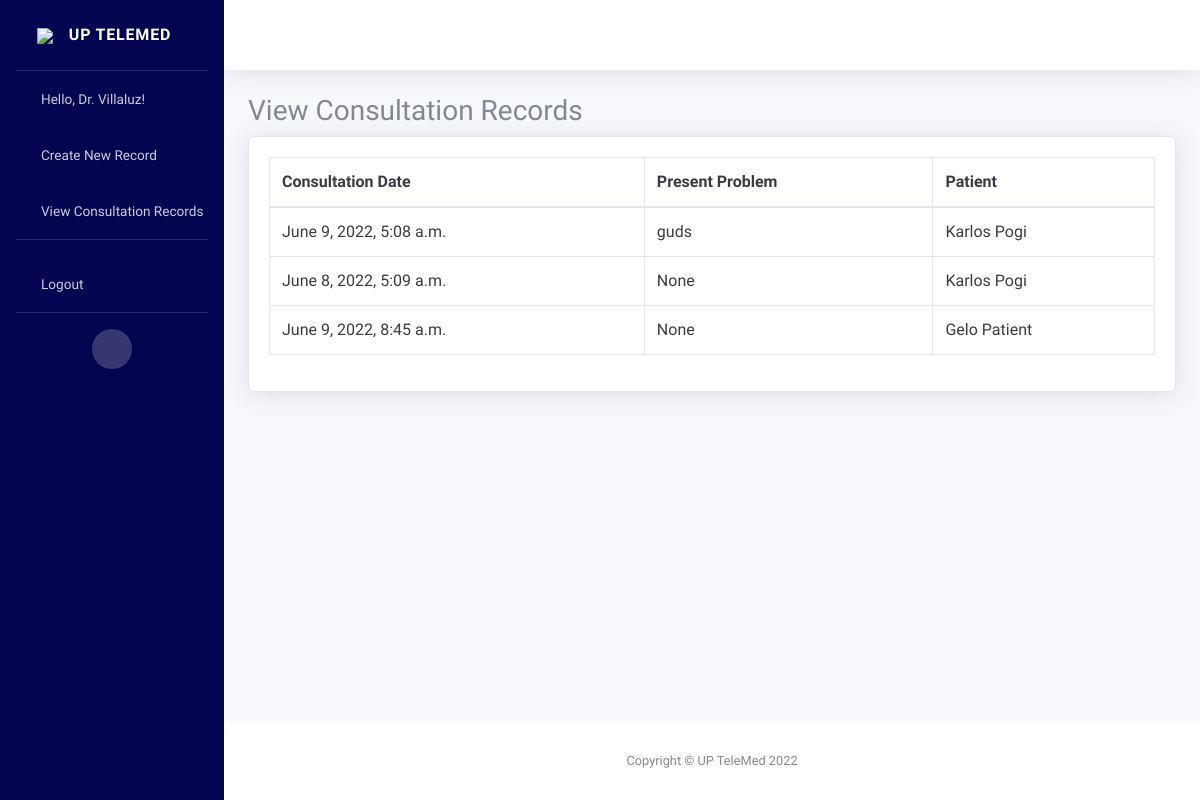
The page /consultation_record/view-record-doctor (signed in) on the database as committed earlier.
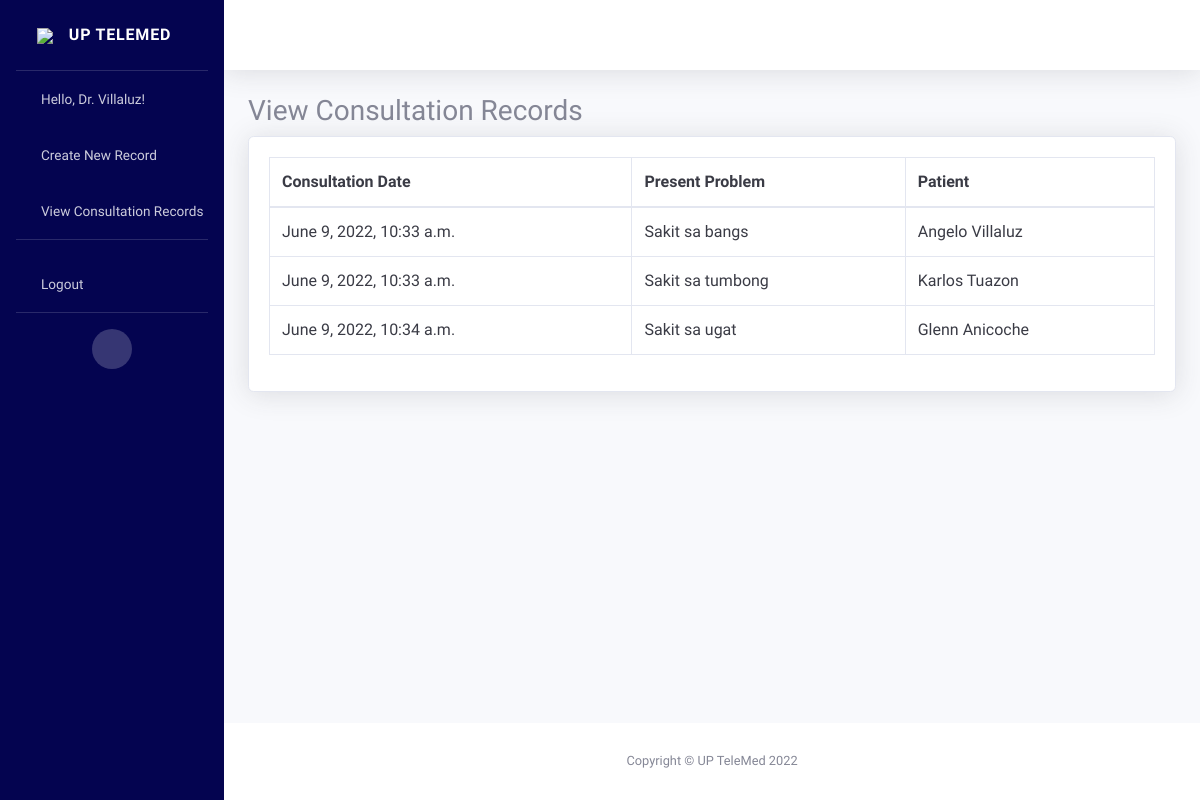
The same page on the database as committed later.
### telemedicine/models.py (models this page shows, shortened)
class Doctor(models.Model):
    SEX = (
        ('M', 'Male'),
        ('F', 'Female'),
    )
    user = models.OneToOneField(User, null=True, on_delete=models.CASCADE)
    last_name = models.CharField(max_length=100, null=True)
    first_name = models.CharField(max_length=100, null=True)
    middle_name = models.CharField(max_length=100, null=True, blank=True)
    suffix = models.CharField(max_length=2, null=True, blank=True)
    sex = models.CharField(max_length=1, null=True, choices=SEX)
    birthdate = models.DateField(null=True, blank=True)
    age = models.CharField(max_length=100, null=True, blank=True)
    cell_no = PhoneNumberField(null=True, blank=True)
    specialization = models.CharField(max_length=100, null=True, blank=True)
    hospital_affliations = models.CharField(max_length=500, null=True, blank=True)

class Patient(models.Model):
    SEX = (
        ('M', 'Male'),
        ('F', 'Female'),
    )
    user = models.OneToOneField(User, on_delete=models.CASCADE, null=True, blank=True)
    last_name = models.CharField(max_length=100, null=True)
    first_name = models.CharField(max_length=100, null=True)
    middle_name = models.CharField(max_length=100, null=True, blank=True)
    suffix = models.CharField(max_length=2, null=True, blank=True)
    sex = models.CharField(max_length=1, null=True, choices=SEX)
    birthdate = models.DateField(null=True, blank=True)
    age = models.CharField(max_length=100, null=True, blank=True)
    attending_doctor = models.ForeignKey(Doctor, related_name="docpatient", on_delete=models.CASCADE, null=True, blank=True)
    documents = models.FileField(upload_to='docus/', null=True, blank=True)
    def __str__(self):
        return self.first_name + " " + self.last_name

### consultation_record/models.py (models this page shows, shortened)
class ConsultationRecord(models.Model):
    patient = models.ForeignKey(Patient, on_delete=models.CASCADE, null=True, blank=True)
    doctor = models.ForeignKey(Doctor, on_delete=models.CASCADE, null=True, blank=True)
    consultation_date = models.DateTimeField(null=True, blank=True)
    p_address = models.CharField(max_length=100, null=True, blank=True)
    landline = models.CharField(max_length=100, null=True, blank=True)
    mobile = PhoneNumberField(max_length=100, null=True, blank=True)
    email = models.EmailField(max_length=256, null=True, blank=True)
    curr_med = models.CharField(max_length=100, null=True, blank=True)
    temp = models.CharField(max_length=100, null=True, blank=True)
    allergies = models.CharField(max_length=100, null=True, blank=True)
    pres_prob = models.CharField(max_length=100, null=True, blank=True)
    assessments = models.CharField(max_length=100, null=True, blank=True)
    plan = models.CharField(max_length=100, null=True, blank=True)
    nxt_cons_date = models.DateField(null=True, blank=True)
    link = models.CharField(max_length=100, null=True, blank=True)
    document = models.FileField(upload_to='docus/', null=True, blank=True)
    prescriptions = models.FileField(upload_to='docus/', null=True, blank=True)

### consultation_record/decorators.py (the view)
		def wrapper_func(request, *args, **kwargs):
			group = None
			if request.user.groups.exists():
				group = request.user.groups.all()[0].name
			if group in allowed_roles:
				return view_func(request, *args, **kwargs)
			else:
				return HttpResponse('You are not authorized to view this page')

### consultation_record/templatetags/auth_extras.py (called while the page is built)
@register.filter(name='has_group')
def has_group(user, group_name):
    group = Group.objects.get(name=group_name)
    return True if group in user.groups.all() else False

### consultation_record/views.py (called while the page is built)
@login_required(login_url='login')
@allowed_users(allowed_roles=['Doctor'])
def viewRecordDoctor(request):
    consultations = ConsultationRecord.objects.filter(doctor=request.user.doctor)
    data={
        'consultations':consultations,
    }
    return render(request, 'consultation_record/view-record-doctor.html', data)

### consultation_record/templates/consultation_record/view-record-doctor.html (shortened to what this page needs)
{% extends 'telemedicine/main.html' %}
{% block content %}
{% load auth_extras %}
<h1 class="h3 mb-2">View Consultation Records</h1>
<div class="card shadow mb-4">
    <div class="card-body">
        <div class="table-responsive">
            <table class="table table-hover table-bordered text-gray-900" id="dataTable" width="100%" cellspacing="0">
                <thead>
                    <tr>
                        <th>Consultation Date</th>
                        <th>Present Problem</th>
                        <th>Patient</th>
                    </tr>
                </thead>
                <tbody>
                    {% for consultation in consultations %}
                            <tr onclick="window.location='{% url 'view-record-doctor-info' consultation.id %}'">
                                <td>{{consultation.consultation_date}}</a></td>
                                <td>{{consultation.pres_prob}}</td>
                                <td>{{consultation.patient}}</td>
                            </tr>
                    {% endfor %}
                </tbody>
            </table>
        </div>
    </div>
</div>
{% endblock content %}

### telemedicine/templates/telemedicine/main.html (shortened to what this page needs)
{% load auth_extras %}
{% load static %}
<!DOCTYPE html>
<html lang="en">
<head>
    <link href="{% static 'vendor/fontawesome-free/css/all.min.css' %}" rel="stylesheet" type="text/css">
    <link href="{% static 'css/sb-admin-2.min.css' %}" rel="stylesheet">
    <link href="{% static 'vendor/datatables/dataTables.bootstrap4.min.css' %}" rel="stylesheet">
</head>
<body id="page-top">
    <div id="wrapper">
        <ul class="navbar-nav bg-gradient-primary sidebar sidebar-dark accordion" style="background:rgb(4, 4, 80)" id="accordionSidebar">
            <a class="sidebar-brand d-flex align-items-center justify-content-center" href="{% url 'home' %}">
                <div class="logo-image">
                    <img src="https://i.ibb.co/TL383RY/pexels-pixabay-40568-1.jpg" class="img-fluid">
                </div>
                <div class="sidebar-brand-text mx-3">UP TeleMed</div>
            </a>
            <hr class="sidebar-divider my-0">
            <li class="nav-item">
                {% if not user.is_authenticated %}
                <li class="nav-item {% if request.resolver_match.view_name == 'login' %}active{% endif %}">
                    <a class="nav-link" href="{% url 'login' %}">
                        <i class="fas fa-fw fa-cog"></i>
                        <span>Login</span></a>
                <li class="nav-item {% if request.resolver_match.view_name == 'register' %}active{% endif %}">
                    <a class="nav-link" href="{% url 'register' %}">
                        <i class="fas fa-fw fa-table"></i>
                        <span>Register</span></a>
                </li>
                {% else %}
                    {% if request.user|has_group:"Doctor" %}
                    <li class="nav-item {% if request.resolver_match.view_name == 'register' %}active{% endif %}">
                      <a class="nav-link" href="{% url 'home' %}">
                          <i class="fas fa-fw fa-table"></i>
                          <span>Hello, Dr. {{request.user.doctor.last_name}}!</span></a>
                    </li>
                    <li class="nav-item {% if request.resolver_match.view_name == 'register' %}active{% endif %}">
                      <a class="nav-link" href="{% url 'create-record' %}">
                          <i class="fas fa-fw fa-plus"></i>
                          <span>Create New Record</span></a>
                    </li>
                    <li class="nav-item {% if request.resolver_match.view_name == 'register' %}active{% endif %}">
                        <a class="nav-link" href="{% url 'view-record-doctor' %}">
                            <i class="fas fa-fw fa-address-card"></i>
                            <span>View Consultation Records</span></a>
                    </li>
                    {% endif %}
                {% endif %}
            </li>
            {% if user.is_authenticated %}
            <hr class="sidebar-divider">
            <li class="nav-item">
                <a class="nav-link" href="{% url 'logout' %}">
                    <i class="fas fa-fw fa-sign-out-alt"></i>
                    <span>Logout</span></a>
            </li>
            {% endif %}
            <hr class="sidebar-divider d-none d-md-block">
            <div class="text-center d-none d-md-inline">
                <button class="rounded-circle border-0" id="sidebarToggle"></button>
            </div>
        </ul>
        <div id="content-wrapper" class="d-flex flex-column">
            <div id="content">
                <nav class="navbar navbar-expand navbar-light bg-white topbar mb-4 static-top shadow">
                </nav>
                <div class="container-fluid">
                    {% block content %}
                    {% endblock content %}
                </div>
            </div>
            <footer class="sticky-footer bg-white">
                <div class="container my-auto">
                    <div class="copyright text-center my-auto">
                        <span>Copyright &copy; UP TeleMed 2022</span>
                    </div>
                </div>
            </footer>
        </div>
    </div>
</body>
</html>

Rows that differ between the two databases and show on the page:
removed ConsultationRecord: consultation_date "June 9, 2022, 5:08 a.m.", pres_prob "guds", patient "Karlos Pogi"
removed ConsultationRecord: consultation_date "June 8, 2022, 5:09 a.m.", pres_prob "None", patient "Karlos Pogi"
removed ConsultationRecord: consultation_date "June 9, 2022, 8:45 a.m.", pres_prob "None", patient "Gelo Patient"
added ConsultationRecord: consultation_date "June 9, 2022, 10:33 a.m.", pres_prob "Sakit sa bangs", patient "Angelo Villaluz"
added ConsultationRecord: consultation_date "June 9, 2022, 10:33 a.m.", pres_prob "Sakit sa tumbong", patient "Karlos Tuazon"
added ConsultationRecord: consultation_date "June 9, 2022, 10:34 a.m.", pres_prob "Sakit sa ugat", patient "Glenn Anicoche"
